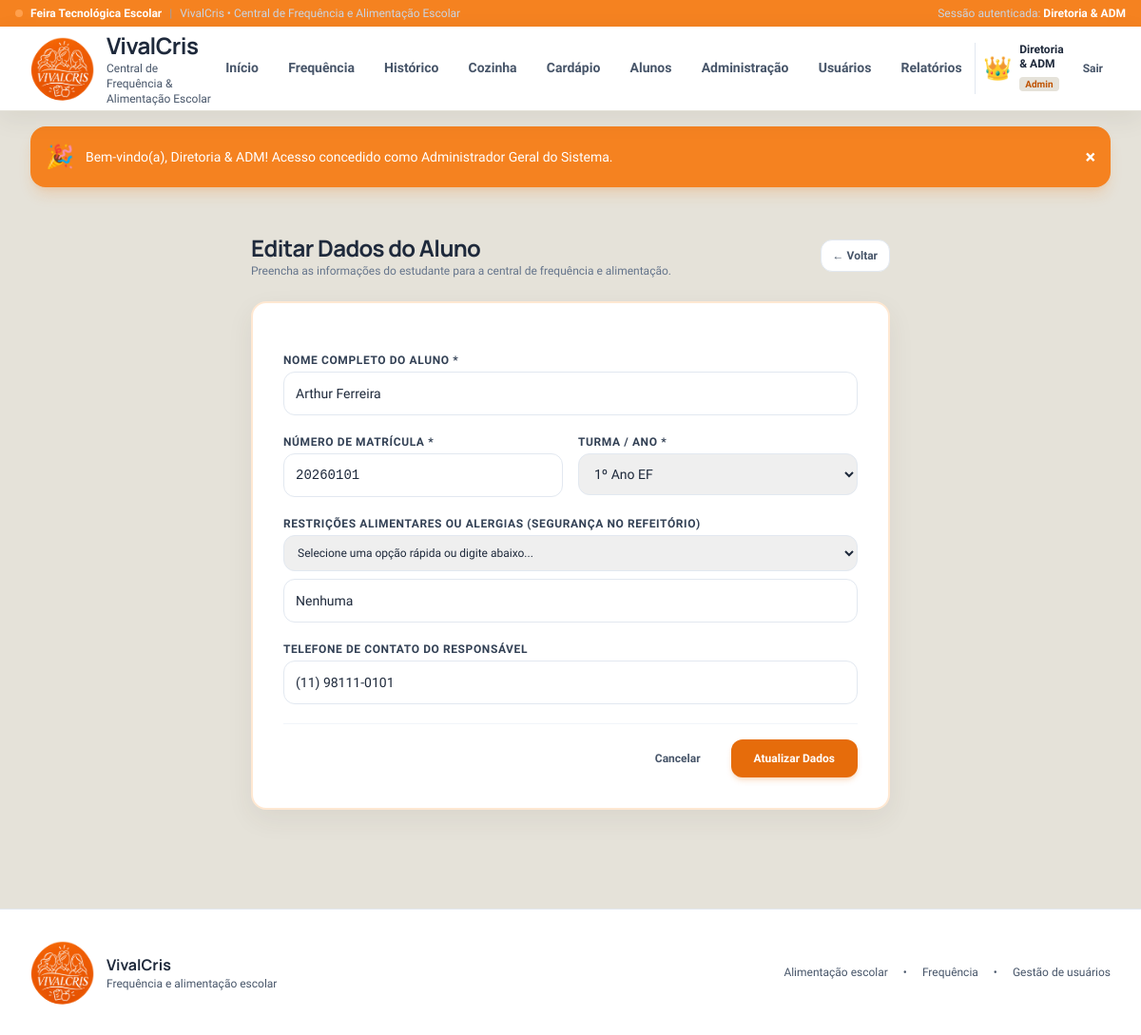
Screenshot of /public/alunos/editar?id=1 (signed in) with the database file from the repository.
### tables this page shows
CREATE TABLE `alunos` (
    `id` INT AUTO_INCREMENT PRIMARY KEY,
    `nome` VARCHAR(150) NOT NULL,
    `matricula` VARCHAR(50) NOT NULL UNIQUE,
    `turma` VARCHAR(50) NOT NULL,
    `avatar` VARCHAR(10) NOT NULL DEFAULT '👦',
    `restricoes` VARCHAR(255) DEFAULT 'Nenhuma',
    `telefone_responsavel` VARCHAR(30) DEFAULT NULL,
    `pontos_nutri` INT DEFAULT 50,
    `created_at` TIMESTAMP DEFAULT CURRENT_TIMESTAMP
);

### core/Controller.php (called while the page is built, shortened)
<?php
class Controller {
    protected function view(string $viewPath, array $data = []): void {
        extract($data);
        $viewFile = __DIR__ . "/../app/Views/{$viewPath}.php";
        require_once $viewFile;
    }
}

### app/Controllers/AlunosController.php (called while the page is built, shortened)
<?php
class AlunosController extends Controller {
    public function editar(): void {
        $id = (int)($_GET['id'] ?? 0);
        $aluno = Aluno::find($id);
        $turmas = Aluno::getTurmas();
        $this->view('alunos/form', [
            'aluno' => $aluno,
            'turmas' => $turmas,
            'titulo' => 'Editar Dados do Aluno'
        ]);
    }
}

### core/Router.php (called while the page is built, shortened)
<?php
class Router {
    private static array $routes = [];
    public static function get(string $path, string $handler, ?array $roles = null): void {
        self::$routes['GET'][$path] = $handler;
    }
    public static function post(string $path, string $handler, ?array $roles = null): void {
        self::$routes['POST'][$path] = $handler;
    }
    public static function dispatch(): void {
        $method = strtoupper($_SERVER['REQUEST_METHOD'] ?? 'GET');
        $uri = self::resolveUri();
        $uri = '/' . trim($uri, '/');
        self::executeHandler(self::$routes[$method][$uri]);
    }
    private static function resolveUri(): string {
        $requestUri = parse_url($_SERVER['REQUEST_URI'] ?? '/', PHP_URL_PATH);
        $requestUri = is_string($requestUri) ? $requestUri : '/';
        $scriptName = $_SERVER['SCRIPT_NAME'] ?? '';
        $basePath = dirname($scriptName);
        if ($basePath !== '/' && $basePath !== '\\' && strpos($requestUri, $basePath . '/') === 0) {
            $requestUri = substr($requestUri, strlen($basePath));
        }
        return $requestUri === '' ? '/' : $requestUri;
    }
    private static function executeHandler(string $handler): void {
        [$controllerName, $action] = explode('@', $handler);
        $controller = new $fullControllerClass();
        $controller->$action();
    }
}

### public/index.php (called while the page is built, shortened)
<?php
spl_autoload_register(function ($class) {
    $prefixApp = 'App\\';
    $prefixCore = 'Core\\';
    $baseDirApp = __DIR__ . '/../app/';
    $baseDirCore = __DIR__ . '/../core/';
    if (strncmp($prefixApp, $class, strlen($prefixApp)) === 0) {
        $relativeClass = substr($class, strlen($prefixApp));
        $file = $baseDirApp . str_replace('\\', '/', $relativeClass) . '.php';
        if (file_exists($file)) {
            return;
        }
    }
    if (strncmp($prefixCore, $class, strlen($prefixCore)) === 0) {
        $relativeClass = substr($class, strlen($prefixCore));
        $file = $baseDirCore . str_replace('\\', '/', $relativeClass) . '.php';
        if (file_exists($file)) {
            return;
        }
    }
});
require_once __DIR__ . '/../core/helpers.php';
Router::dispatch();

### core/helpers.php (called while the page is built, shortened)
<?php
if (!function_exists('base_url')) {
    function base_url(): string {
        $scriptName = $_SERVER['SCRIPT_NAME'] ?? '';
        $base = dirname($scriptName);
        return rtrim(str_replace('\\', '/', $base), '/');
    }
}
if (!function_exists('url')) {
    function url(string $path = ''): string {
        $path = ltrim($path, '/');
        $base = base_url();
        return $base ? "{$base}/{$path}" : "/{$path}";
    }
}

### config/database.php (called while the page is built)
<?php
return [
    'driver' => 'mysql',
    'mysql' => [
        'host' => '127.0.0.1',
        'port' => 3306,
        'database' => 'central_escolar',
        'username' => 'root',
        'password' => '',
        'charset' => 'utf8mb4'
    ],
    'sqlite' => [
        'database' => __DIR__ . '/../database/escola.sqlite'
    ]
];

### app/Models/Database.php (called while the page is built, shortened)
<?php
class Database {
    private static ?PDO $instance = null;
    public static function getInstance(): PDO {
        if (self::$instance === null) {
            $config = require __DIR__ . '/../../config/database.php';
            $driver = $config['driver'] ?? 'mysql';
            try {
                if ($driver === 'mysql') {
                    $mc = $config['mysql'];
                    $dsn = "mysql:host={$mc['host']};port={$mc['port']};dbname={$mc['database']};charset={$mc['charset']}";
                    self::$instance = new PDO($dsn, $mc['username'], $mc['password']);
                    self::$instance->setAttribute(PDO::ATTR_ERRMODE, PDO::ERRMODE_EXCEPTION);
                    self::$instance->setAttribute(PDO::ATTR_DEFAULT_FETCH_MODE, PDO::FETCH_ASSOC);
                    self::$instance->exec("SET NAMES utf8mb4");
                }
                self::ensureSchema(self::$instance, $driver);
                $userCount = (int)self::$instance->query("SELECT COUNT(*) FROM usuarios")->fetchColumn();
            } catch (PDOException $e) {
                die("Erro ao conectar ao banco de dados ({$driver}): " . $e->getMessage());
            }
        }
        return self::$instance;
    }
    private static function ensureSchema(PDO $db, string $driver): void {
        if ($driver === 'mysql') {
            self::ensureSchemaMysql($db);
        } else {
            self::ensureSchemaSqlite($db);
        }
    }
    private static function ensureSchemaMysql(PDO $db): void {
        $tabelas = ['usuarios', 'alunos', 'frequencias', 'pedidos_cozinha',
                     'historico_frequencia_diaria', 'cardapios', 'refeicoes',
                     'dicas_nutricao'];
        foreach ($tabelas as $tabela) {
            $stmt = $db->query("SHOW TABLES LIKE '{$tabela}'");
        }
    }
}

### core/Model.php (called while the page is built, shortened)
<?php
abstract class Model {
    protected static ?PDO $db = null;
    protected static function getConnection(): PDO {
        if (self::$db === null) {
            self::$db = Database::getInstance();
        }
        return self::$db;
    }
}

### app/Models/Aluno.php (called while the page is built, shortened)
<?php
class Aluno extends Model {
    public static function find(int $id): ?array {
        $stmt = self::getConnection()->prepare("SELECT * FROM alunos WHERE id = ?");
        $stmt->execute([$id]);
        $result = $stmt->fetch();
        return $result ?: null;
    }
    public static function getTurmas(): array {
        $ordem = [
            '1º Ano EF', '2º Ano EF', '3º Ano EF', '4º Ano EF', '5º Ano EF',
            '6º Ano EF', '7º Ano EF', '8º Ano EF', '9º Ano EF',
            '1º Ano EM', '2º Ano EM', '3º Ano EM'
        ];
        $stmt = self::getConnection()->query("SELECT DISTINCT turma FROM alunos");
        $turmas = $stmt->fetchAll(PDO::FETCH_COLUMN);
        usort($turmas, function($a, $b) use ($ordem) {
            $posA = array_search($a, $ordem);
            $posB = array_search($b, $ordem);
            if ($posA === false && $posB === false) return strcmp($a, $b);
            if ($posA === false) return 1;
            if ($posB === false) return -1;
            return $posA <=> $posB;
        });
        return !empty($turmas) ? $turmas : $ordem;
    }
}

### app/Views/alunos/form.php (the view, shortened to what this page needs)
<?php
require_once __DIR__ . '/../layouts/header.php';
$isEdit = !empty($aluno);
$actionUrl = $isEdit ? url('alunos/atualizar') : url('alunos/salvar');
?>
<div class="max-w-2xl mx-auto">
    <div class="flex items-center justify-between mb-6">
        <div>
            <h1 class="text-2xl font-brand font-bold text-slate-800"><?= htmlspecialchars($titulo) ?></h1>
            <p class="text-xs text-slate-500">Preencha as informações do estudante para a central de frequência e alimentação.</p>
        </div>
        <a href="<?= url('alunos') ?>" class="text-xs font-bold text-slate-600 hover:text-slate-800 bg-white px-3 py-2 rounded-xl border border-slate-200">
            ← Voltar
        </a>
    </div>
    <div class="fun-card p-6 sm:p-8 bg-white border-2 border-emerald-100">
        <form method="POST" action="<?= $actionUrl ?>" class="space-y-5">
            <div>
                <label class="block text-xs font-bold text-slate-700 uppercase tracking-wider mb-1">
                    Nome Completo do Aluno *
                </label>
                <input type="text" name="nome" required value="<?= htmlspecialchars($aluno['nome'] ?? '') ?>" placeholder="Ex: Lucas Gabriel Oliveira"
                       class="w-full text-sm p-3 rounded-xl border border-slate-200 focus:outline-none focus:ring-2 focus:ring-emerald-500">
            </div>
            <div class="grid grid-cols-1 sm:grid-cols-2 gap-4">
                <div>
                    <label class="block text-xs font-bold text-slate-700 uppercase tracking-wider mb-1">
                        Número de Matrícula *
                    </label>
                    <input type="text" name="matricula" required value="<?= htmlspecialchars($aluno['matricula'] ?? '2026' . rand(1000, 9999)) ?>"
                           class="w-full text-sm p-3 rounded-xl border border-slate-200 font-mono focus:outline-none focus:ring-2 focus:ring-emerald-500">
                </div>
                <div>
                    <label class="block text-xs font-bold text-slate-700 uppercase tracking-wider mb-1">
                        Turma / Ano *
                    </label>
                    <select name="turma" required class="w-full text-sm p-3 rounded-xl border border-slate-200 focus:outline-none focus:ring-2 focus:ring-emerald-500">
                        <?php
                            $turmasPadrao = [
                                '1º Ano EF', '2º Ano EF', '3º Ano EF', '4º Ano EF', '5º Ano EF',
                                '6º Ano EF', '7º Ano EF', '8º Ano EF', '9º Ano EF',
                                '1º Ano EM', '2º Ano EM', '3º Ano EM'
                            ];
                            $turmasDisponiveis = !empty($turmas) ? $turmas : $turmasPadrao;
                            $turmaAtual = $aluno['turma'] ?? '1º Ano EF';
                        ?>
                        <?php foreach ($turmasDisponiveis as $t): ?>
                            <option value="<?= htmlspecialchars($t) ?>" <?= ($turmaAtual === $t) ? 'selected' : '' ?>>
                                <?= htmlspecialchars($t) ?>
                            </option>
                        <?php endforeach; ?>
                    </select>
                </div>
            </div>
            <div>
                <label class="block text-xs font-bold text-slate-700 uppercase tracking-wider mb-1">
                    Restrições Alimentares ou Alergias (Segurança no Refeitório)
                </label>
                <select name="restricoes_sugestao" onchange="if(this.value) document.getElementById('campoRestricao').value = this.value" class="w-full text-xs p-2.5 rounded-xl border border-slate-200 mb-2">
                    <option value="">Selecione uma opção rápida ou digite abaixo...</option>
                </select>
                <input type="text" id="campoRestricao" name="restricoes" value="<?= htmlspecialchars($aluno['restricoes'] ?? 'Nenhuma') ?>"
                       placeholder="Ex: Sem Lactose ou Nenhuma"
                       class="w-full text-sm p-3 rounded-xl border border-slate-200 focus:outline-none focus:ring-2 focus:ring-emerald-500">
            </div>
            <div>
                <label class="block text-xs font-bold text-slate-700 uppercase tracking-wider mb-1">
                    Telefone de Contato do Responsável
                </label>
                <input type="text" name="telefone_responsavel" value="<?= htmlspecialchars($aluno['telefone_responsavel'] ?? '') ?>" placeholder="(11) 98765-4321"
                       class="w-full text-sm p-3 rounded-xl border border-slate-200 focus:outline-none focus:ring-2 focus:ring-emerald-500">
            </div>
            <div class="pt-4 border-t border-slate-100 flex items-center justify-end gap-3">
                <a href="<?= url('alunos') ?>" class="px-5 py-2.5 text-xs font-bold text-slate-600 hover:bg-slate-100 rounded-xl transition">
                    Cancelar
                </a>
                <button type="submit" class="px-6 py-3 bg-emerald-600 hover:bg-emerald-700 text-white font-bold rounded-xl text-xs shadow-md shadow-emerald-600/20 transition transform active:scale-95">
                    <?= $isEdit ? 'Atualizar Dados' : 'Cadastrar Aluno 🚀' ?>
                </button>
            </div>
        </form>
    </div>
</div>
<?php require_once __DIR__ . '/../layouts/footer.php'; ?>

### public/css/style.css (style rules this page uses)
.fun-card { background: #ffffff; border-radius: 0.5rem; border: 1px solid #e2e8f0; box-shadow: 0 1px 3px rgba(15, 23, 42, 0.05); transition: box-shadow 0.18s ease, border-color 0.18s ease; }
.app-body { background: #f4f7f5; font-family: 'Source Sans 3', sans-serif; }
:root { --vival-white: #ffffff; --vival-peach: #ffb56b; --vival-orange: #f58220; --vival-sand: #e5e2d9; --vival-ink: #413a31; --vival-muted: #756d62; }
.app-body { background: var(--vival-sand); color: var(--vival-ink); }
.fun-card { border-color: var(--vival-sand); }
:root { --vival-radius-control: 0.75rem; --vival-radius-card: 1rem; --vival-radius-panel: 1.25rem; --vival-shadow-card: 0 10px 28px rgba(65, 58, 49, 0.07); --vival-shadow-hover: 0 16px 36px rgba(65, 58, 49, 0.11); --vival-focus-ring: 0 0 0 4px rgba(245, 130, 32, 0.18); }
html { scroll-behavior: smooth; }
body.app-body { background-color: var(--vival-sand); font-family: 'Source Sans 3', sans-serif; font-size: 1rem; line-height: 1.55; -webkit-font-smoothing: antialiased; text-rendering: optimizeLegibility; }
.app-body h1, .app-body h2, .app-body h3, .app-body h4 { font-family: Manrope, sans-serif; letter-spacing: -0.025em; text-wrap: balance; }
.fun-card, .dashboard-panel, .dashboard-stat, .users-panel, .auth-panel, .menu-manager, .menu-editor, .menu-copy, .menu-day-card, .menu-guidance, .today-menu-banner, .report-panel, .report-kpi { border-radius: var(--vival-radius-card); box-shadow: var(--vival-shadow-card); }
.fun-card, .dashboard-panel, .dashboard-stat, .menu-day-card { transition: transform 180ms ease, box-shadow 180ms ease, border-color 180ms ease; }

### rows the page displays
alunos: nome "Arthur Ferreira", matricula "20260101", turma "1º Ano EF", restricoes "Nenhuma", telefone_responsavel "(11) 98111-0101"

### other values shown
$usuarioLogado['nome'] "Diretoria & ADM"
$usuarioLogado['avatar'] "👑"
$usuarioLogado['perfil'] "Admin"
$_SESSION['flash_success'] "Bem-vindo(a), Diretoria & ADM! Acesso concedido como Administrador Geral do Sistema."
$titulo "Editar Dados do Aluno"
